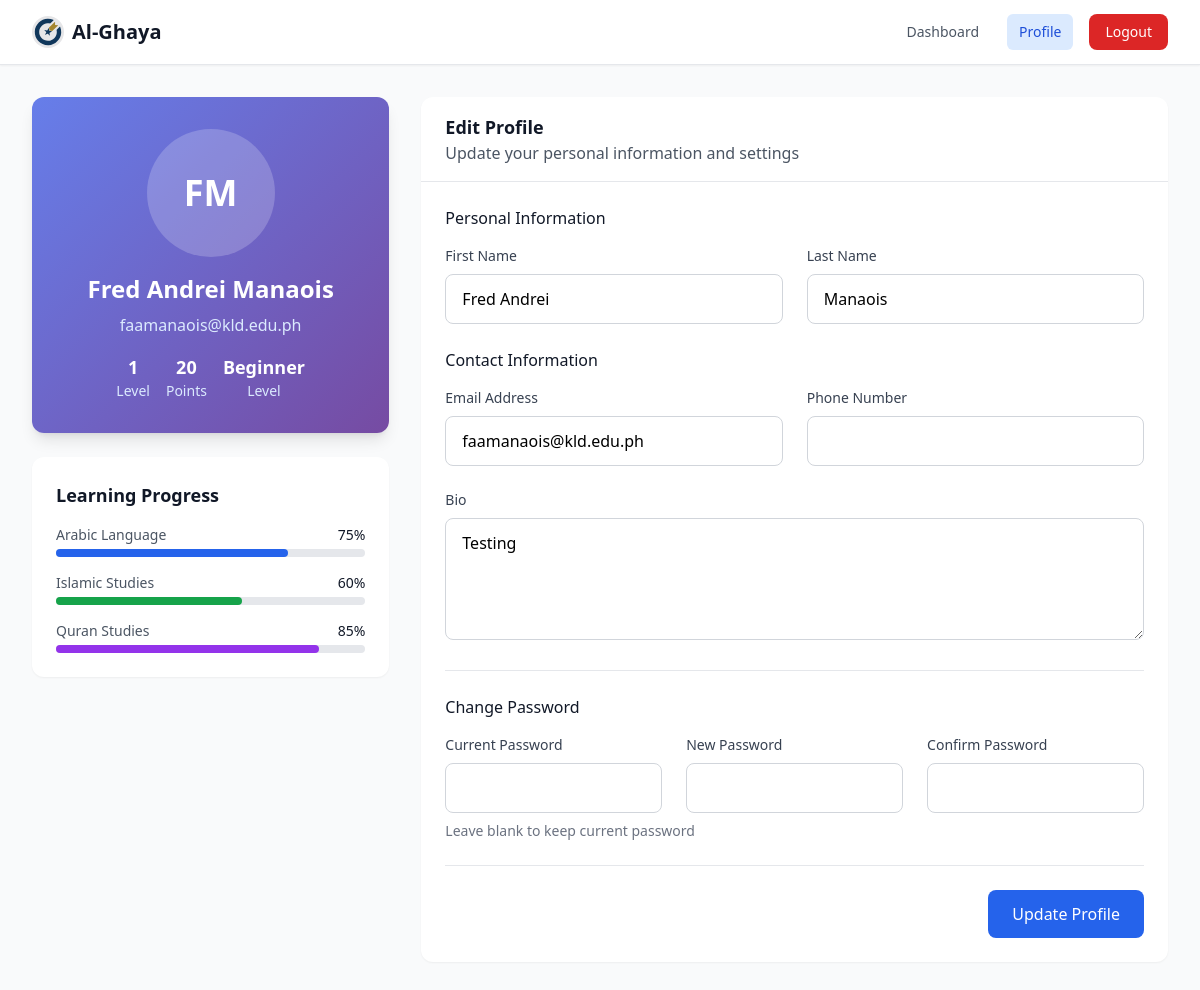
/pages/student/student-profile.php (signed in), run on the app's committed database.
### tables this page shows
CREATE TABLE `user` (
  `userID` int(11) NOT NULL,
  `email` varchar(255) NOT NULL,
  `password` varchar(255) DEFAULT NULL,
  `fname` varchar(100) DEFAULT NULL,
  `lname` varchar(100) DEFAULT NULL,
  `role` enum('student','teacher','admin') DEFAULT 'student',
  `level` int(11) DEFAULT 1,
  `points` int(11) DEFAULT 0,
  `proficiency` enum('beginner','intermediate','advanced') DEFAULT 'beginner',
  `profile_picture` varchar(255) DEFAULT NULL,
  `department` varchar(100) DEFAULT NULL,
  `experience` varchar(50) DEFAULT NULL,
  `bio` text DEFAULT NULL,
  `phone` varchar(20) DEFAULT NULL,
  `gender` enum('male','female','other') DEFAULT NULL,
  `dateCreated` timestamp NOT NULL DEFAULT current_timestamp(),
  `lastLogin` timestamp NULL DEFAULT NULL,
  `isActive` tinyint(1) DEFAULT 1
);

### pages/student/student-profile.php (the view, shortened to what this page needs)
<?php
include('../../php/dbConnection.php');
$userID = $_SESSION['userID'];
$userQuery = $conn->prepare("SELECT * FROM user WHERE userID = ?");
$userQuery->bind_param("i", $userID);
$userQuery->execute();
$user = $userQuery->get_result()->fetch_assoc();
$statsQuery = $conn->prepare("SELECT level, points, proficiency FROM user WHERE userID = ?");
$statsQuery->bind_param("i", $userID);
$statsQuery->execute();
$stats = $statsQuery->get_result()->fetch_assoc();
?>
<!DOCTYPE html>
<html lang="en">
<head>
    <script src="https://cdn.tailwindcss.com"></script>
</head>
<body class="bg-gray-50">
    <nav class="bg-white shadow-sm border-b border-gray-200">
        <div class="max-w-7xl mx-auto px-4 sm:px-6 lg:px-8">
            <div class="flex justify-between h-16">
                <div class="flex items-center">
                    <img class="h-8 w-auto" src="../../images/al-ghaya_logoForPrint.svg" alt="Al-Ghaya">
                    <span class="ml-2 text-xl font-semibold text-gray-900">Al-Ghaya</span>
                </div>
                <div class="flex items-center space-x-4">
                    <a href="student-dashboard.php" class="text-gray-600 hover:text-gray-900 px-3 py-2 rounded-md text-sm font-medium">Dashboard</a>
                    <a href="student-profile.php" class="bg-blue-100 text-blue-700 px-3 py-2 rounded-md text-sm font-medium">Profile</a>
                    <button onclick="confirmStudentSignOut()" class="bg-red-600 hover:bg-red-700 text-white px-4 py-2 rounded-lg text-sm font-medium transition duration-200">
                        Logout
                    </button>
                </div>
            </div>
        </div>
    </nav>
    <div class="max-w-7xl mx-auto py-8 px-4 sm:px-6 lg:px-8">
        <div class="grid grid-cols-1 lg:grid-cols-3 gap-8">
            <div class="lg:col-span-1">
                <div class="profile-card rounded-xl shadow-lg overflow-hidden text-white">
                    <div class="p-8 text-center">
                        <div class="w-32 h-32 rounded-full bg-white bg-opacity-20 flex items-center justify-center mx-auto mb-4">
                            <span class="text-4xl font-bold text-white">
                                <?= strtoupper(substr($user['fname'], 0, 1) . substr($user['lname'], 0, 1)) ?>
                            </span>
                        </div>
                        <h2 class="text-2xl font-bold mb-2"><?= htmlspecialchars($user['fname'] . ' ' . $user['lname']) ?></h2>
                        <p class="text-blue-100 mb-4"><?= htmlspecialchars($user['email']) ?></p>
                        <div class="flex justify-center space-x-4 text-sm">
                            <div class="text-center">
                                <p class="font-semibold text-lg"><?= $stats['level'] ?></p>
                                <p class="text-blue-100">Level</p>
                            </div>
                            <div class="text-center">
                                <p class="font-semibold text-lg"><?= number_format($stats['points']) ?></p>
                                <p class="text-blue-100">Points</p>
                            </div>
                            <div class="text-center">
                                <p class="font-semibold text-lg"><?= ucfirst($stats['proficiency']) ?></p>
                                <p class="text-blue-100">Level</p>
                            </div>
                        </div>
                    </div>
                </div>
                <div class="mt-6 bg-white rounded-xl shadow-sm p-6">
                    <h3 class="text-lg font-semibold text-gray-900 mb-4">Learning Progress</h3>
                    <div class="space-y-4">
                        <div>
                            <div class="flex justify-between text-sm mb-1">
                                <span class="text-gray-600">Arabic Language</span>
                                <span class="text-gray-900">75%</span>
                            </div>
                            <div class="w-full bg-gray-200 rounded-full h-2">
                                <div class="bg-blue-600 h-2 rounded-full" style="width: 75%"></div>
                            </div>
                        </div>
                        <div>
                            <div class="flex justify-between text-sm mb-1">
                                <span class="text-gray-600">Islamic Studies</span>
                                <span class="text-gray-900">60%</span>
                            </div>
                            <div class="w-full bg-gray-200 rounded-full h-2">
                                <div class="bg-green-600 h-2 rounded-full" style="width: 60%"></div>
                            </div>
                        </div>
                        <div>
                            <div class="flex justify-between text-sm mb-1">
                                <span class="text-gray-600">Quran Studies</span>
                                <span class="text-gray-900">85%</span>
                            </div>
                            <div class="w-full bg-gray-200 rounded-full h-2">
                                <div class="bg-purple-600 h-2 rounded-full" style="width: 85%"></div>
                            </div>
                        </div>
                    </div>
                </div>
            </div>
            <div class="lg:col-span-2">
                <div class="bg-white rounded-xl shadow-sm">
                    <div class="px-6 py-4 border-b border-gray-200">
                        <h3 class="text-lg font-semibold text-gray-900">Edit Profile</h3>
                        <p class="text-gray-600">Update your personal information and settings</p>
                    </div>
                    <form method="POST" class="p-6 space-y-6">
                        <div>
                            <h4 class="text-md font-medium text-gray-900 mb-4">Personal Information</h4>
                            <div class="grid grid-cols-1 md:grid-cols-2 gap-6">
                                <div>
                                    <label for="first_name" class="block text-sm font-medium text-gray-700 mb-2">First Name</label>
                                    <input type="text" id="first_name" name="first_name" required
                                        value="<?= htmlspecialchars($user['fname']) ?>"
                                        class="w-full px-4 py-3 border border-gray-300 rounded-lg focus:ring-2 focus:ring-blue-500 focus:border-transparent">
                                </div>
                                <div>
                                    <label for="last_name" class="block text-sm font-medium text-gray-700 mb-2">Last Name</label>
                                    <input type="text" id="last_name" name="last_name" required
                                        value="<?= htmlspecialchars($user['lname']) ?>"
                                        class="w-full px-4 py-3 border border-gray-300 rounded-lg focus:ring-2 focus:ring-blue-500 focus:border-transparent">
                                </div>
                            </div>
                        </div>
                        <div>
                            <h4 class="text-md font-medium text-gray-900 mb-4">Contact Information</h4>
                            <div class="grid grid-cols-1 md:grid-cols-2 gap-6">
                                <div>
                                    <label for="email" class="block text-sm font-medium text-gray-700 mb-2">Email Address</label>
                                    <input type="email" id="email" name="email" required
                                        value="<?= htmlspecialchars($user['email']) ?>"
                                        class="w-full px-4 py-3 border border-gray-300 rounded-lg focus:ring-2 focus:ring-blue-500 focus:border-transparent">
                                </div>
                                <div>
                                    <label for="phone" class="block text-sm font-medium text-gray-700 mb-2">Phone Number</label>
                                    <input type="tel" id="phone" name="phone"
                                        value="<?= htmlspecialchars($user['phone'] ?? '') ?>"
                                        class="w-full px-4 py-3 border border-gray-300 rounded-lg focus:ring-2 focus:ring-blue-500 focus:border-transparent">
                                </div>
                            </div>
                        </div>
                        <div>
                            <label for="bio" class="block text-sm font-medium text-gray-700 mb-2">Bio</label>
                            <textarea id="bio" name="bio" rows="4"
                                class="w-full px-4 py-3 border border-gray-300 rounded-lg focus:ring-2 focus:ring-blue-500 focus:border-transparent"
                                placeholder="Tell us about yourself..."><?= htmlspecialchars($user['bio'] ?? '') ?></textarea>
                        </div>
                        <div class="border-t border-gray-200 pt-6">
                            <h4 class="text-md font-medium text-gray-900 mb-4">Change Password</h4>
                            <div class="grid grid-cols-1 md:grid-cols-3 gap-6">
                                <div>
                                    <label for="current_password" class="block text-sm font-medium text-gray-700 mb-2">Current Password</label>
                                    <input type="password" id="current_password" name="current_password"
                                        class="w-full px-4 py-3 border border-gray-300 rounded-lg focus:ring-2 focus:ring-blue-500 focus:border-transparent">
                                </div>
                                <div>
                                    <label for="new_password" class="block text-sm font-medium text-gray-700 mb-2">New Password</label>
                                    <input type="password" id="new_password" name="new_password"
                                        class="w-full px-4 py-3 border border-gray-300 rounded-lg focus:ring-2 focus:ring-blue-500 focus:border-transparent">
                                </div>
                                <div>
                                    <label for="confirm_password" class="block text-sm font-medium text-gray-700 mb-2">Confirm Password</label>
                                    <input type="password" id="confirm_password" name="confirm_password"
                                        class="w-full px-4 py-3 border border-gray-300 rounded-lg focus:ring-2 focus:ring-blue-500 focus:border-transparent">
                                </div>
                            </div>
                            <p class="mt-2 text-sm text-gray-500">Leave blank to keep current password</p>
                        </div>
                        <div class="flex justify-end pt-6 border-t border-gray-200">
                            <button type="submit" name="update_profile"
                                class="px-6 py-3 bg-blue-600 hover:bg-blue-700 text-white rounded-lg font-medium transition duration-200">
                                Update Profile
                            </button>
                        </div>
                    </form>
                </div>
            </div>
        </div>
    </div>
</body>
</html>

### pages/student/student-profile.php (style rules this page uses)
.profile-card { background: linear-gradient(135deg, #667eea 0%, #764ba2 100%); }

### data on the page
user: fname+lname "FM", fname+lname "Fred Andrei Manaois", email "faamanaois@kld.edu.ph", level "1", points "20", proficiency "Beginner", first_name "Fred Andrei", last_name "Manaois", bio "Testing"
